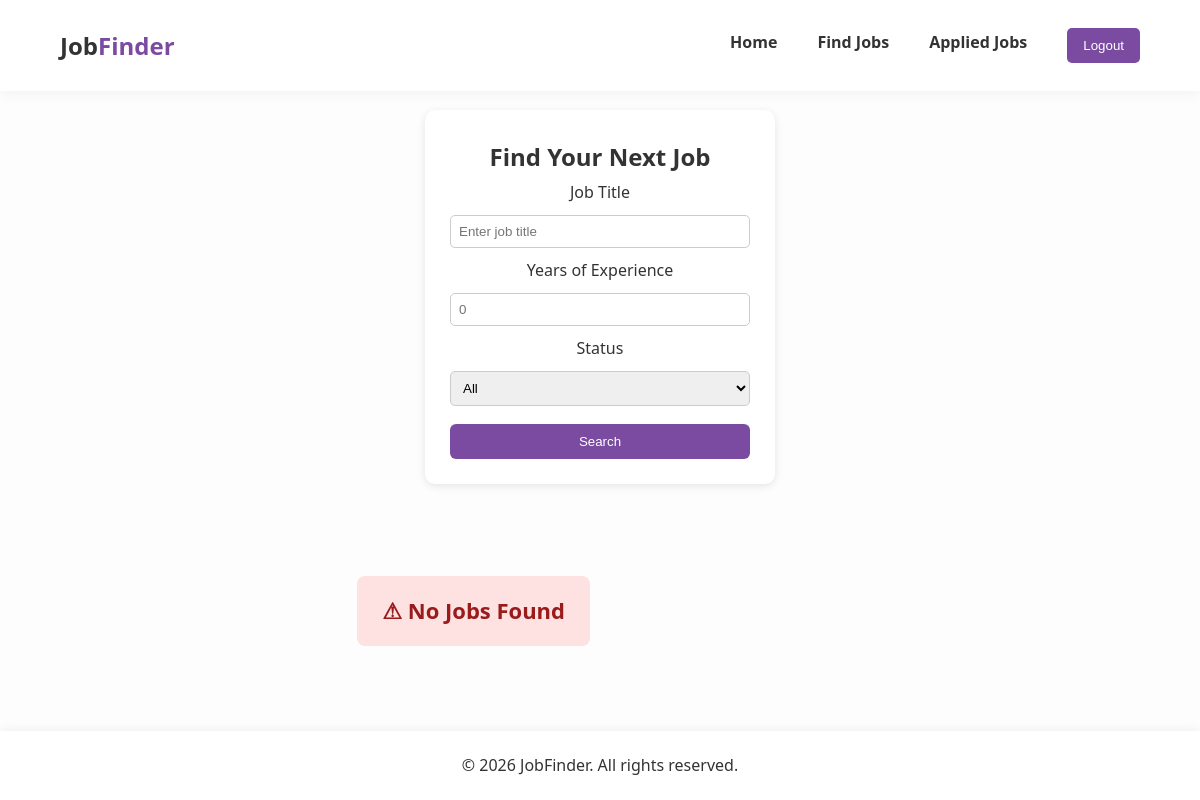
The app's page /jobs/, older data.
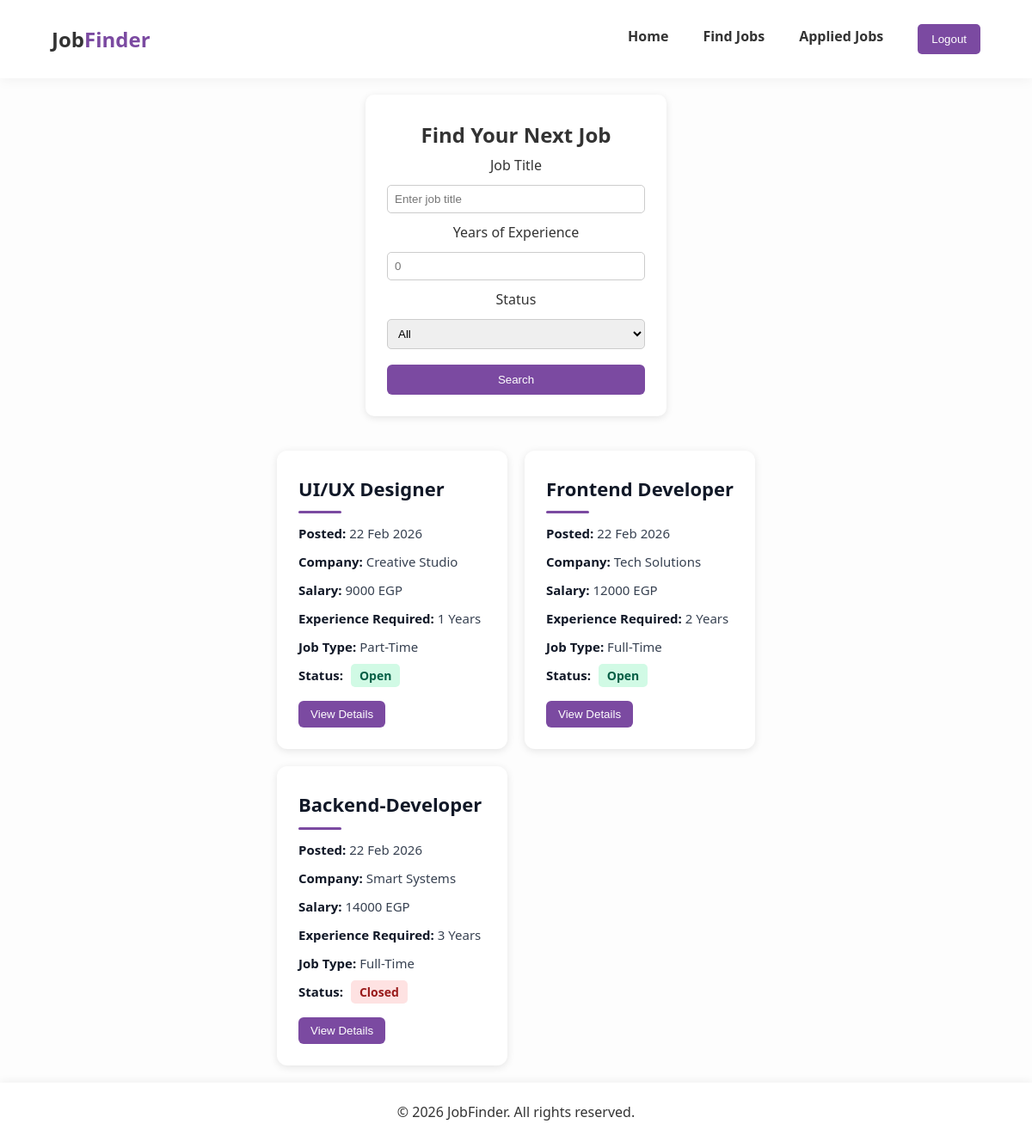
The same page, newer data.
### jobs/models.py (models this page shows, shortened)
class Job(models.Model):
    name = models.CharField(max_length=100)
    company = models.CharField(max_length=100)
    salary = models.IntegerField()
    experience = models.IntegerField()
    job_type = models.CharField(max_length=50)
    status = models.CharField(max_length=20)
    description = models.TextField()
    responsibilities = models.TextField()
    requirements = models.TextField()
    posted_date = models.DateField()

### jobs/views.py (the view)
# urls.py: path('', views.jobs_list, name='jobs'),
def jobs_list(request):
    jobs = Job.objects.all()
    title = request.GET.get('title', '')
    experience = request.GET.get('experience', '')
    status = request.GET.get('status', 'all')
    if title:
        jobs = jobs.filter(name__icontains=title)
    if experience:
        jobs = jobs.filter(experience__lte=experience)
    if status != "all":
        jobs = jobs.filter(status__iexact=status)
    return render(request, 'page/jobs.html', {
        'jobs': jobs,
        'title': title,
        'experience': experience,
        'status': status,
    })

### page/templates/page/jobs.html (shortened to what this page needs)
{% load static %}
<!DOCTYPE html>
<html lang="en">
<head>
    <link rel="stylesheet"
          href="/static/cssFiles/jobs.css">
</head>
<body>
<header>
    <div>
        <h1 class="logo">
            Job<span>Finder</span>
        </h1>
    </div>
    <nav class="nav-bar" id="nav-menu">
        <ul>
            <li>
                <a href="/">Home</a>
            </li>
            <li>
                <a href="/jobs/">Find Jobs</a>
            </li>
            <li>
                <a href="#">Applied Jobs</a>
            </li>
            <li>
                <a href="/">
                    <button>Logout</button>
                </a>
            </li>
        </ul>
    </nav>
</header>
<section class="search-section">
    <h2>Find Your Next Job</h2>
    <form class="search-form" method="GET">
        <div class="form-group">
            <label for="jobTitle">
                Job Title
            </label>
            <input type="text"
                   id="jobTitle"
                   name="title"
                   value="{{ title }}"
                   placeholder="Enter job title">
        </div>
        <div class="form-group">
            <label for="experience">
                Years of Experience
            </label>
            <input type="number"
                   id="experience"
                   name="experience"
                   value="{{ experience }}"
                   min="0"
                   placeholder="0">
        </div>
        <div class="form-group">
            <label>Status</label>
            <select id="statusFilter"
                    name="status">
                <option value="all"
                {% if status == "all" %}
                selected
                {% endif %}>
                All
                </option>
            </select>
        </div>
        <div class="form-group">
            <button type="submit"
                    class="btn-primary">
                Search
            </button>
        </div>
    </form>
</section>
<section class="jobs-container">
{% for job in jobs %}
<article class="job-card"
data-title="{{ job.name }}"
data-experience="{{ job.experience }}"
data-status="{{ job.status|lower }}">
    <h3>
        {{ job.name }}
    </h3>
    <p class="posted-date">
        <strong>Posted:</strong>
        22 Feb 2026
    </p>
    <p>
        <strong>Company:</strong>
        {{ job.company }}
    </p>
    <p>
        <strong>Salary:</strong>
        {{ job.salary }} EGP
    </p>
    <p>
        <strong>Experience Required:</strong>
        {{ job.experience }} Years
    </p>
    <p>
        <strong>Job Type:</strong>
        {{ job.job_type }}
    </p>
    <p>
        <strong>Status:</strong>
        <span class="status {{ job.status|lower }}">
            {{ job.status }}
        </span>
    </p>
    <a href="{% url 'job_details' job.id %}">
        <button class="btn-secondary">
            View Details
        </button>
    </a>
</article>
{% empty %}
<h3 id="noJobsMessage">
    ⚠ No Jobs Found
</h3>
{% endfor %}
</section>
<footer>
    &copy; 2026 JobFinder.
    All rights reserved.
</footer>
</body>
</html>

### static/cssFiles/jobs.css (style rules this page uses)
* { margin:0; padding:0; box-sizing:border-box; }
html { scroll-behavior:smooth; scroll-padding-top:100px; }
body { font-family:'Segoe UI',Tahoma,Geneva,Verdana,sans-serif; line-height:1.8; color:#333; background-color:#fdfdfd; padding-top:90px; display:flex; flex-direction:column; min-height:100vh; }
header { display:flex; justify-content:space-between; align-items:center; padding:1.5rem 5%; background-color:#fff; box-shadow:0 2px 15px rgba(0,0,0,0.05); position:fixed; top:0; left:0; width:100%; z-index:1000; }
.logo { color:#333; font-size:24px; font-weight:bold; }
.logo span { color:#7b4aa1; }
.nav-bar ul { display:flex; gap:2.5rem; list-style:none; }
.nav-bar a { text-decoration:none; color:#333; font-weight:600; transition:color 0.3s ease; }
footer { text-align:center; padding:20px; background-color:#fff; width:100%; box-shadow:0 -2px 10px rgba(0,0,0,0.05); margin-top:auto; }
.search-section { background:white; padding:25px; border-radius:10px; box-shadow:0 2px 8px rgba(0,0,0,0.1); width:350px; margin:20px auto; text-align:center; }
.search-section input, .search-section select { width:100%; padding:8px; margin:8px 0; border-radius:5px; border:1px solid #ccc; }
.search-section button { width:100%; margin-top:10px; padding:10px 15px; border:none; border-radius:6px; background-color:#7b4aa1; color:white; cursor:pointer; transition:0.3s; }
.jobs-container { display:grid; grid-template-columns:1fr 1fr; gap:20px; padding:20px; max-width:1000px; margin:auto; }
.job-card { padding:25px; border-radius:12px; background:white; box-shadow:0 2px 10px rgba(0,0,0,0.1); transition:all 0.3s ease; }
.job-card h3 { font-size:22px; margin-bottom:10px; color:#111827; }
.job-card h3::after { content:""; display:block; width:50px; height:3px; background-color:#7b4aa1; margin-top:6px; border-radius:2px; }
.job-card p { margin:6px 0; font-size:15px; color:#374151; }
.job-card strong { color:#111827; }
button { padding:10px 16px; border:none; background-color:#7b4aa1; color:white; border-radius:5px; cursor:pointer; transition:0.3s; }
.btn-secondary { padding:8px 14px; border-radius:6px; border:none; background-color:#7b4aa1; color:white; cursor:pointer; margin-top:10px; }
.status { padding:4px 10px; border-radius:5px; font-size:14px; font-weight:bold; margin-left:5px; }
.status.open { background-color:#d1fae5; color:#065f46; }
.status.closed { background-color:#fee2e2; color:#991b1b; }
.posted-date { color:#666; font-size:14px; }

Row changes from the older to the newer data that the page shows:
added Job: name "UI/UX Designer", company "Creative Studio", salary "9000", experience "1", job_type "Part-Time", status "Open"
added Job: name "Frontend Developer", company "Tech Solutions", salary "12000", experience "2", job_type "Full-Time", status "Open"
added Job: name "Backend-Developer", company "Smart Systems", salary "14000", experience "3", job_type "Full-Time", status "Closed"
Text that changed along with them:
text no longer shown: "⚠ No Jobs Found"
